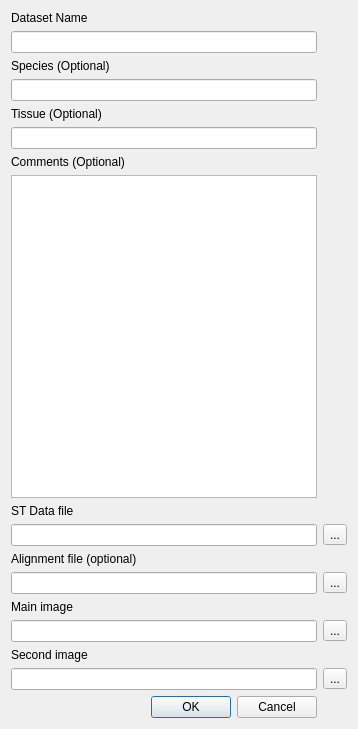
<?xml version="1.0" encoding="UTF-8"?>
<ui version="4.0">
 <class>DatasetImporter</class>
 <widget class="QDialog" name="DatasetImporter">
  <property name="geometry">
   <rect>
    <x>0</x>
    <y>0</y>
    <width>358</width>
    <height>729</height>
   </rect>
  </property>
  <property name="windowTitle">
   <string>Import Dataset</string>
  </property>
  <layout class="QGridLayout" name="gridLayout">
   <item row="0" column="0">
    <widget class="QLabel" name="label">
     <property name="text">
      <string>Dataset Name</string>
     </property>
    </widget>
   </item>
   <item row="1" column="0">
    <widget class="QLineEdit" name="datasetName"/>
   </item>
   <item row="2" column="0">
    <widget class="QLabel" name="label_7">
     <property name="text">
      <string>Species (Optional)</string>
     </property>
    </widget>
   </item>
   <item row="3" column="0">
    <widget class="QLineEdit" name="species"/>
   </item>
   <item row="4" column="0">
    <widget class="QLabel" name="label_9">
     <property name="text">
      <string>Tissue (Optional)</string>
     </property>
    </widget>
   </item>
   <item row="5" column="0">
    <widget class="QLineEdit" name="tissue"/>
   </item>
   <item row="6" column="0">
    <widget class="QLabel" name="label_8">
     <property name="text">
      <string>Comments (Optional)</string>
     </property>
    </widget>
   </item>
   <item row="7" column="0">
    <widget class="QTextEdit" name="comments"/>
   </item>
   <item row="8" column="0">
    <widget class="QLabel" name="label_2">
     <property name="text">
      <string>ST Data file</string>
     </property>
    </widget>
   </item>
   <item row="9" column="0">
    <widget class="QLineEdit" name="featuresFile"/>
   </item>
   <item row="9" column="1">
    <widget class="QToolButton" name="loadFeaturesFile">
     <property name="text">
      <string>...</string>
     </property>
    </widget>
   </item>
   <item row="10" column="0">
    <widget class="QLabel" name="label_6">
     <property name="text">
      <string>Alignment file (optional)</string>
     </property>
    </widget>
   </item>
   <item row="11" column="0">
    <widget class="QLineEdit" name="imageAlignmentFile"/>
   </item>
   <item row="11" column="1">
    <widget class="QToolButton" name="loadImageAlignmentFile">
     <property name="text">
      <string>...</string>
     </property>
    </widget>
   </item>
   <item row="12" column="0">
    <widget class="QLabel" name="label_4">
     <property name="text">
      <string>Main image</string>
     </property>
    </widget>
   </item>
   <item row="13" column="0">
    <widget class="QLineEdit" name="mainImageFile"/>
   </item>
   <item row="13" column="1">
    <widget class="QToolButton" name="loadMainImageFile">
     <property name="text">
      <string>...</string>
     </property>
    </widget>
   </item>
   <item row="14" column="0">
    <widget class="QLabel" name="label_5">
     <property name="text">
      <string>Second image</string>
     </property>
    </widget>
   </item>
   <item row="15" column="0">
    <widget class="QLineEdit" name="secondImageFile"/>
   </item>
   <item row="15" column="1">
    <widget class="QToolButton" name="loadSecondImageFile">
     <property name="text">
      <string>...</string>
     </property>
    </widget>
   </item>
   <item row="16" column="0">
    <widget class="QDialogButtonBox" name="buttonBox">
     <property name="orientation">
      <enum>Qt::Horizontal</enum>
     </property>
     <property name="standardButtons">
      <set>QDialogButtonBox::Cancel|QDialogButtonBox::Ok</set>
     </property>
    </widget>
   </item>
  </layout>
 </widget>
 <tabstops>
  <tabstop>datasetName</tabstop>
  <tabstop>species</tabstop>
  <tabstop>tissue</tabstop>
  <tabstop>comments</tabstop>
  <tabstop>featuresFile</tabstop>
  <tabstop>loadFeaturesFile</tabstop>
  <tabstop>mainImageFile</tabstop>
  <tabstop>loadMainImageFile</tabstop>
  <tabstop>secondImageFile</tabstop>
  <tabstop>loadSecondImageFile</tabstop>
 </tabstops>
 <resources/>
 <connections>
  <connection>
   <sender>buttonBox</sender>
   <signal>accepted()</signal>
   <receiver>DatasetImporter</receiver>
   <slot>accept()</slot>
   <hints>
    <hint type="sourcelabel">
     <x>248</x>
     <y>254</y>
    </hint>
    <hint type="destinationlabel">
     <x>157</x>
     <y>274</y>
    </hint>
   </hints>
  </connection>
  <connection>
   <sender>buttonBox</sender>
   <signal>rejected()</signal>
   <receiver>DatasetImporter</receiver>
   <slot>reject()</slot>
   <hints>
    <hint type="sourcelabel">
     <x>316</x>
     <y>260</y>
    </hint>
    <hint type="destinationlabel">
     <x>286</x>
     <y>274</y>
    </hint>
   </hints>
  </connection>
 </connections>
</ui>
